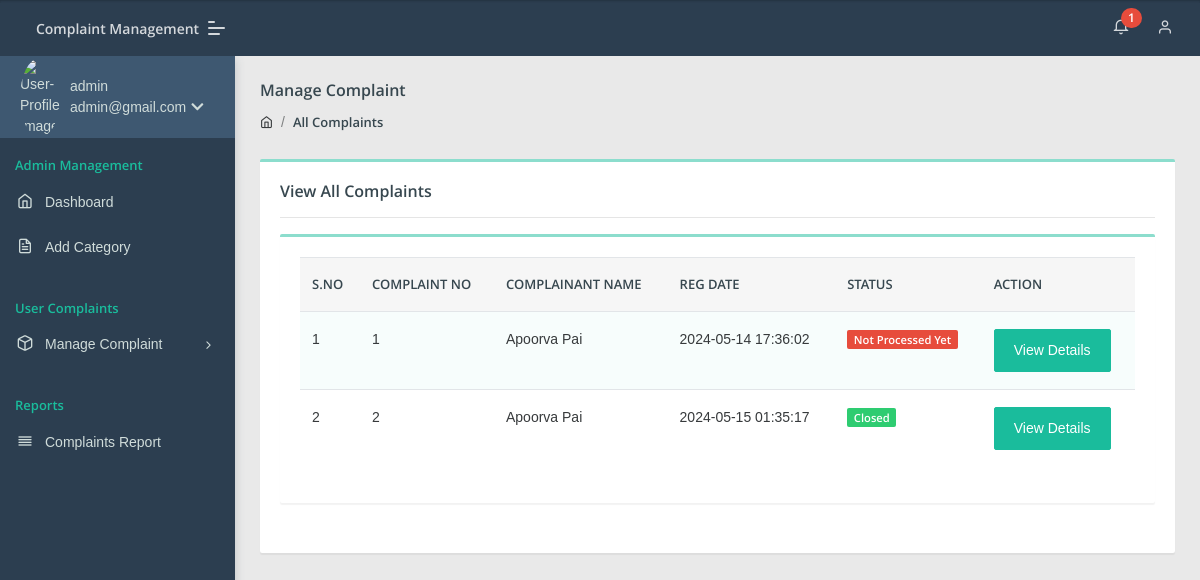
The app's page /admin/all-complaint.php (signed in) with its own data.
### tables this page shows
CREATE TABLE `tblcomplaints` (
  `complaintNumber` int(11) NOT NULL,
  `userId` int(11) DEFAULT NULL,
  `category` int(11) DEFAULT NULL,
  `staffno` bigint(20) NOT NULL,
  `dept` varchar(20) NOT NULL,
  `iphno` bigint(20) NOT NULL,
  `complaintDetails` mediumtext DEFAULT NULL,
  `regDate` timestamp NULL DEFAULT current_timestamp(),
  `status` varchar(50) DEFAULT NULL,
  `lastUpdationDate` timestamp NULL DEFAULT NULL ON UPDATE current_timestamp()
);

CREATE TABLE `users` (
  `id` int(11) NOT NULL,
  `fullName` varchar(255) DEFAULT NULL,
  `userEmail` varchar(255) DEFAULT NULL,
  `password` varchar(255) DEFAULT NULL,
  `contactNo` bigint(11) DEFAULT NULL,
  `address` tinytext DEFAULT NULL,
  `State` varchar(255) DEFAULT NULL,
  `country` varchar(255) DEFAULT NULL,
  `pincode` int(6) DEFAULT NULL,
  `userImage` varchar(255) DEFAULT NULL,
  `regDate` timestamp NOT NULL DEFAULT current_timestamp(),
  `updationDate` timestamp NULL DEFAULT NULL,
  `status` int(1) DEFAULT NULL
);

### admin/all-complaint.php (the view, shortened to what this page needs)
<?php
include('include/config.php');
if(strlen($_SESSION['aid'])==0)
    {
header('location:index.php');
}
else{
?>
<!DOCTYPE html>
<html lang="en">
<head>
    <link rel="stylesheet" href="assets/css/style.css">
</head>
<body class="">
	<?php include('include/sidebar.php');?>
	<?php include('include/header.php');?>
<section class="pcoded-main-container">
    <div class="pcoded-content">
        <div class="page-header">
            <div class="page-block">
                <div class="row align-items-center">
                    <div class="col-md-12">
                        <div class="page-header-title">
                            <h5 class="m-b-10">Manage Complaint</h5>
                        </div>
                        <ul class="breadcrumb">
                            <li class="breadcrumb-item"><a href="dashboard.php"><i class="feather icon-home"></i></a></li>
                            <li class="breadcrumb-item"><a href="all-complaint.php">All Complaints</a></li>
                        </ul>
                    </div>
                </div>
            </div>
        </div>
        <div class="row">
            <div class="col-sm-12">
                <div class="card">
                    <div class="card-body">
                        <h5>View All Complaints</h5>
                        <hr>
                      <div class="row">
                            <div class="col-xl-12">
                <div class="card">
                    <div class="card-body table-border-style">
                        <div class="table-responsive">
                            <table class="table table-striped">
                                <thead>
                                        <tr><th>S.No</th>
											<th>Complaint No</th>
											<th>Complainant Name</th>
											<th>Reg Date</th>
											<th>Status</th>
											<th>Action</th>
										</tr>
                                </thead>
                                <tbody>
                                    <?php
$query=mysqli_query($con,"select tblcomplaints.*,users.fullName as name from tblcomplaints join users on users.id=tblcomplaints.userId");
$cnt=1;
while($row=mysqli_fetch_array($query))
{
?>
                                        <tr>
                                            <td><?php echo htmlentities($cnt);?></td>
                                            <td><?php echo htmlentities($row['complaintNumber']);?></td>
                                            <td><?php echo htmlentities($row['name']);?></td>
                                            <td> <?php echo htmlentities($row['regDate']);?></td>
                                           <td>
                                                <?php $status=$row['status'];
                                                if($status==''): ?>
                                                <span class="badge badge-danger">Not Processed Yet</span>
                                            <?php elseif($status=='in process'):?>
                                             <span class="badge badge-warning">In Process</span>
                                         <?php elseif($status=='closed'):?>
                                             <span class="badge badge-success">Closed</span>
                                         <?php endif;?>
</td>
<td>   <a href="complaint-details.php?cid=<?php echo htmlentities($row['complaintNumber']);?>" class="btn btn-primary"> View Details</a>
											</td>
                                        </tr>
                                        <?php $cnt=$cnt+1; } ?>
                                </tbody>
                            </table>
                        </div>
                    </div>
                </div>
            </div>
                        </div>
                    </div>
                </div>
            </div>
        </div>
    </div>
</section>
</body>
</html>
<?php } ?>

### admin/include/sidebar.php (shortened to what this page needs)
	<nav class="pcoded-navbar  ">
		<div class="navbar-wrapper  ">
			<div class="navbar-content scroll-div " >
				<div class="">
					<div class="main-menu-header">
						<img class="img-radius" src="assets/images/user/user-gear.png" alt="User-Profile-Image">
						<div class="user-details">
							<?php
$id=intval($_SESSION["aid"]);
$query=mysqli_query($con,"select * from admin where id='$id'");
while($row=mysqli_fetch_array($query))
{
?>
							<span><?php echo  htmlentities($row['fullname']);?></span>
							<div id="more-details"><?php echo  htmlentities($row['email']);?><i class="fa fa-chevron-down m-l-5"></i></div><?php } ?>
						</div>
					</div>
				</div>
				<ul class="nav pcoded-inner-navbar ">
					<li class="nav-item pcoded-menu-caption">
						<label>Admin Management</label>
					</li>
					<li class="nav-item">
					    <a href="dashboard.php" class="nav-link "><span class="pcoded-micon"><i class="feather icon-home"></i></span><span class="pcoded-mtext">Dashboard</span></a>
					</li>
					<li class="nav-item">
					    <a href="category.php" class="nav-link "><span class="pcoded-micon"><i class="feather icon-file-text"></i></span><span class="pcoded-mtext">Add Category</span></a>
					</li>
					<li class="nav-item pcoded-menu-caption">
						<label>User Complaints</label>
					</li>
					<li class="nav-item pcoded-hasmenu">
						<a href="#!" class="nav-link "><span class="pcoded-micon"><i class="feather icon-box"></i></span><span class="pcoded-mtext">Manage Complaint</span></a>
					</li>
					<li class="nav-item pcoded-menu-caption">
					    <label>Reports</label>
					</li>
					<li class="nav-item">
					    <a href="between-date-complaintreport.php" class="nav-link "><span class="pcoded-micon"><i class="feather icon-align-justify"></i></span><span class="pcoded-mtext">Complaints Report</span></a>
					</li>
				</ul>
			</div>
		</div>
	</nav>

### records on screen
tblcomplaints: complaintNumber "1", userId.fullName "Apoorva Pai", regDate "2024-05-14 17:36:02", shows "Not Processed Yet"
tblcomplaints: complaintNumber "2", userId.fullName "Apoorva Pai", regDate "2024-05-15 01:35:17", status "Closed"

### other values on screen
$row['fullname'] "admin"
$row['email'] "admin@gmail.com"
$num1 "1"
